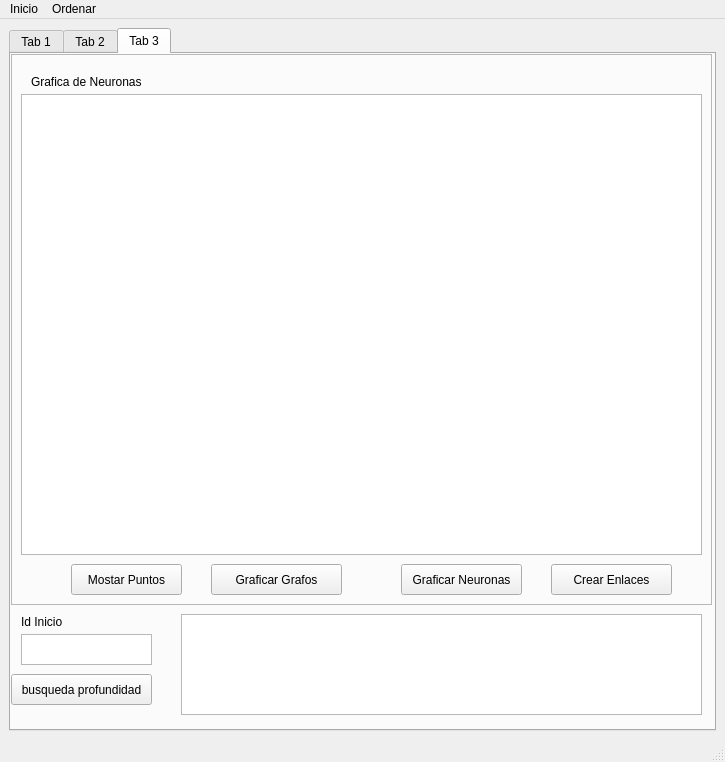
<?xml version="1.0" encoding="UTF-8"?>
<ui version="4.0">
 <class>MainWindow</class>
 <widget class="QMainWindow" name="MainWindow">
  <property name="geometry">
   <rect>
    <x>0</x>
    <y>0</y>
    <width>725</width>
    <height>762</height>
   </rect>
  </property>
  <property name="windowTitle">
   <string>MainWindow</string>
  </property>
  <widget class="QWidget" name="centralwidget">
   <layout class="QHBoxLayout" name="horizontalLayout">
    <item>
     <widget class="QTabWidget" name="tabWidget">
      <property name="currentIndex">
       <number>2</number>
      </property>
      <widget class="QWidget" name="tab">
       <attribute name="title">
        <string>Tab 1</string>
       </attribute>
       <layout class="QHBoxLayout" name="horizontalLayout_2">
        <item>
         <widget class="QFrame" name="frame">
          <property name="frameShape">
           <enum>QFrame::StyledPanel</enum>
          </property>
          <property name="frameShadow">
           <enum>QFrame::Raised</enum>
          </property>
          <layout class="QFormLayout" name="formLayout">
           <item row="0" column="0">
            <widget class="QLabel" name="label">
             <property name="text">
              <string>Id</string>
             </property>
            </widget>
           </item>
           <item row="0" column="1">
            <widget class="QTextEdit" name="id"/>
           </item>
           <item row="2" column="0">
            <widget class="QLabel" name="label_2">
             <property name="text">
              <string>Voltaje</string>
             </property>
            </widget>
           </item>
           <item row="2" column="1">
            <widget class="QTextEdit" name="voltaje"/>
           </item>
           <item row="4" column="0">
            <widget class="QLabel" name="label_7">
             <property name="text">
              <string>Posicion X</string>
             </property>
            </widget>
           </item>
           <item row="4" column="1">
            <widget class="QTextEdit" name="posicionx"/>
           </item>
           <item row="6" column="1">
            <widget class="QTextEdit" name="posiciony"/>
           </item>
           <item row="8" column="0">
            <widget class="QLabel" name="label_9">
             <property name="text">
              <string>Red</string>
             </property>
            </widget>
           </item>
           <item row="8" column="1">
            <widget class="QSlider" name="red">
             <property name="orientation">
              <enum>Qt::Horizontal</enum>
             </property>
            </widget>
           </item>
           <item row="10" column="0">
            <widget class="QLabel" name="label_10">
             <property name="text">
              <string>Green</string>
             </property>
            </widget>
           </item>
           <item row="10" column="1">
            <widget class="QSlider" name="green">
             <property name="orientation">
              <enum>Qt::Horizontal</enum>
             </property>
            </widget>
           </item>
           <item row="12" column="0">
            <widget class="QLabel" name="label_11">
             <property name="text">
              <string>Blue</string>
             </property>
            </widget>
           </item>
           <item row="12" column="1">
            <widget class="QSlider" name="blue">
             <property name="orientation">
              <enum>Qt::Horizontal</enum>
             </property>
            </widget>
           </item>
           <item row="14" column="0" colspan="2">
            <widget class="QPushButton" name="agregarInicio">
             <property name="text">
              <string>Agregar Inicio</string>
             </property>
            </widget>
           </item>
           <item row="15" column="0" colspan="2">
            <widget class="QPushButton" name="agregarFinal">
             <property name="text">
              <string>Agregar Final</string>
             </property>
            </widget>
           </item>
           <item row="6" column="0">
            <widget class="QLabel" name="label_8">
             <property name="text">
              <string>Posicion Y</string>
             </property>
            </widget>
           </item>
          </layout>
         </widget>
        </item>
        <item>
         <widget class="QFrame" name="frame_2">
          <property name="frameShape">
           <enum>QFrame::StyledPanel</enum>
          </property>
          <property name="frameShadow">
           <enum>QFrame::Raised</enum>
          </property>
          <layout class="QGridLayout" name="gridLayout">
           <item row="1" column="0">
            <widget class="QPlainTextEdit" name="listaNeuronas"/>
           </item>
           <item row="0" column="0">
            <widget class="QPushButton" name="mostrar">
             <property name="text">
              <string>Mostrar</string>
             </property>
            </widget>
           </item>
          </layout>
         </widget>
        </item>
       </layout>
      </widget>
      <widget class="QWidget" name="tab_2">
       <attribute name="title">
        <string>Tab 2</string>
       </attribute>
       <widget class="QTableWidget" name="TablaNeurona">
        <property name="geometry">
         <rect>
          <x>0</x>
          <y>10</y>
          <width>701</width>
          <height>461</height>
         </rect>
        </property>
       </widget>
       <widget class="QPushButton" name="MostraTabla">
        <property name="geometry">
         <rect>
          <x>464</x>
          <y>500</y>
          <width>221</width>
          <height>31</height>
         </rect>
        </property>
        <property name="text">
         <string>Mostrar Tabla</string>
        </property>
       </widget>
       <widget class="QPushButton" name="BuscarID">
        <property name="geometry">
         <rect>
          <x>300</x>
          <y>500</y>
          <width>91</width>
          <height>31</height>
         </rect>
        </property>
        <property name="text">
         <string>Buscar ID</string>
        </property>
       </widget>
       <widget class="QTextEdit" name="BusquedaIDText">
        <property name="geometry">
         <rect>
          <x>70</x>
          <y>500</y>
          <width>201</width>
          <height>31</height>
         </rect>
        </property>
       </widget>
       <widget class="QLabel" name="label_3">
        <property name="geometry">
         <rect>
          <x>20</x>
          <y>510</y>
          <width>49</width>
          <height>16</height>
         </rect>
        </property>
        <property name="text">
         <string>ID</string>
        </property>
       </widget>
      </widget>
      <widget class="QWidget" name="tab3">
       <attribute name="title">
        <string>Tab 3</string>
       </attribute>
       <widget class="QFrame" name="frame_3">
        <property name="geometry">
         <rect>
          <x>0</x>
          <y>0</y>
          <width>701</width>
          <height>551</height>
         </rect>
        </property>
        <property name="frameShape">
         <enum>QFrame::StyledPanel</enum>
        </property>
        <property name="frameShadow">
         <enum>QFrame::Raised</enum>
        </property>
        <widget class="QGraphicsView" name="grafica">
         <property name="geometry">
          <rect>
           <x>10</x>
           <y>40</y>
           <width>681</width>
           <height>461</height>
          </rect>
         </property>
        </widget>
        <widget class="QPushButton" name="graficarNeurona">
         <property name="geometry">
          <rect>
           <x>390</x>
           <y>510</y>
           <width>121</width>
           <height>31</height>
          </rect>
         </property>
         <property name="text">
          <string>Graficar Neuronas</string>
         </property>
        </widget>
        <widget class="QLabel" name="label_4">
         <property name="geometry">
          <rect>
           <x>20</x>
           <y>20</y>
           <width>191</width>
           <height>16</height>
          </rect>
         </property>
         <property name="text">
          <string>Grafica de Neuronas</string>
         </property>
        </widget>
        <widget class="QPushButton" name="mostrarPuntos">
         <property name="geometry">
          <rect>
           <x>60</x>
           <y>510</y>
           <width>111</width>
           <height>31</height>
          </rect>
         </property>
         <property name="text">
          <string>Mostar Puntos</string>
         </property>
        </widget>
        <widget class="QPushButton" name="enlazar">
         <property name="geometry">
          <rect>
           <x>540</x>
           <y>510</y>
           <width>121</width>
           <height>31</height>
          </rect>
         </property>
         <property name="text">
          <string>Crear Enlaces</string>
         </property>
        </widget>
        <widget class="QPushButton" name="graficarGrafos">
         <property name="geometry">
          <rect>
           <x>200</x>
           <y>510</y>
           <width>131</width>
           <height>31</height>
          </rect>
         </property>
         <property name="text">
          <string>Graficar Grafos</string>
         </property>
        </widget>
       </widget>
       <widget class="QPushButton" name="profundidad">
        <property name="geometry">
         <rect>
          <x>0</x>
          <y>620</y>
          <width>141</width>
          <height>31</height>
         </rect>
        </property>
        <property name="text">
         <string>busqueda profundidad</string>
        </property>
       </widget>
       <widget class="QLabel" name="label_5">
        <property name="geometry">
         <rect>
          <x>10</x>
          <y>560</y>
          <width>49</width>
          <height>16</height>
         </rect>
        </property>
        <property name="text">
         <string>Id Inicio</string>
        </property>
       </widget>
       <widget class="QPlainTextEdit" name="profundidadList">
        <property name="geometry">
         <rect>
          <x>170</x>
          <y>560</y>
          <width>521</width>
          <height>101</height>
         </rect>
        </property>
       </widget>
       <widget class="QTextEdit" name="idProfundidad">
        <property name="geometry">
         <rect>
          <x>10</x>
          <y>580</y>
          <width>131</width>
          <height>31</height>
         </rect>
        </property>
       </widget>
      </widget>
     </widget>
    </item>
   </layout>
  </widget>
  <widget class="QStatusBar" name="statusbar"/>
  <widget class="QMenuBar" name="menubar">
   <property name="geometry">
    <rect>
     <x>0</x>
     <y>0</y>
     <width>725</width>
     <height>21</height>
    </rect>
   </property>
   <widget class="QMenu" name="menuInicio">
    <property name="title">
     <string>Inicio</string>
    </property>
    <addaction name="openFile"/>
    <addaction name="actionRecuperar"/>
    <addaction name="separator"/>
   </widget>
   <widget class="QMenu" name="menuOrdenarID">
    <property name="title">
     <string>Ordenar</string>
    </property>
    <addaction name="actionID"/>
    <addaction name="actionVoltaje"/>
   </widget>
   <addaction name="menuInicio"/>
   <addaction name="menuOrdenarID"/>
  </widget>
  <action name="actionOpen">
   <property name="text">
    <string>Open</string>
   </property>
  </action>
  <action name="openFile">
   <property name="text">
    <string>Guardar</string>
   </property>
  </action>
  <action name="actionRecuperar">
   <property name="text">
    <string>Recuperar</string>
   </property>
  </action>
  <action name="actionID">
   <property name="text">
    <string>ID</string>
   </property>
  </action>
  <action name="actionVoltaje">
   <property name="text">
    <string>Voltaje</string>
   </property>
  </action>
 </widget>
 <resources/>
 <connections/>
</ui>
